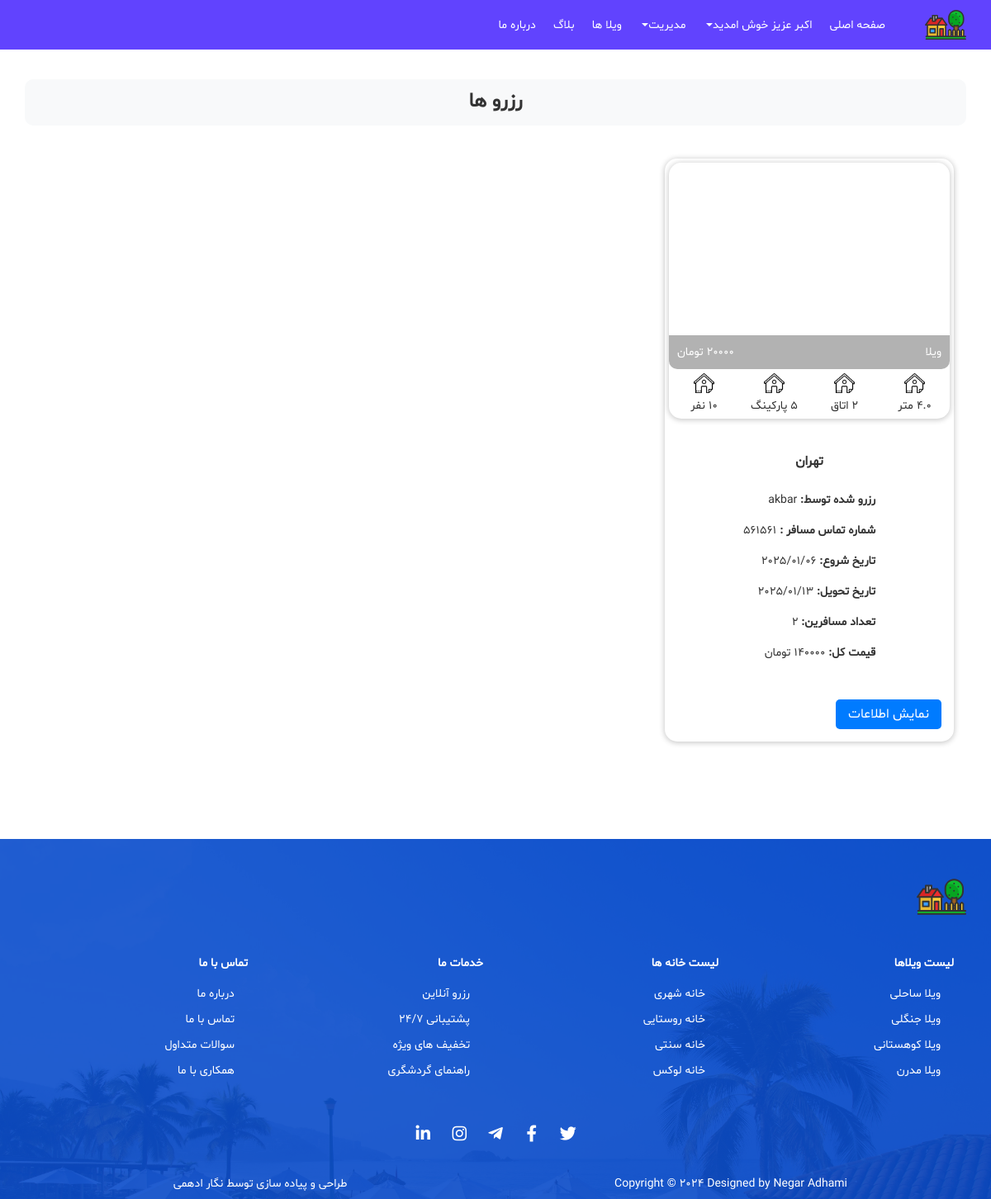
/host_reservations/ (signed in), run on the app's committed database.
### users/models.py (models this page shows)
class User(AbstractUser):
    ROLES = ((1, 'Admin'), (2, 'Host'), (3, 'Passenger'))
    role = models.IntegerField(choices=ROLES, default=3)
    phonenumber = models.CharField(max_length=15, blank=True, null=True)
    address = models.TextField(blank=True, null=True)
    role_change_requested = models.BooleanField(default=False)
    is_active = models.BooleanField(default=True)
    objects = UserManager()

### reservations/models.py (models this page shows)
class Order(models.Model):
    house = models.ForeignKey(House, on_delete=models.CASCADE)
    user = models.ForeignKey(User, on_delete=models.CASCADE)
    arrive_date = models.DateField()
    exit_date = models.DateField()
    count_of_passengers = models.IntegerField()
    total_price = models.DecimalField(max_digits=10, decimal_places=0)

### house/models.py (models this page shows, shortened)
class House(models.Model):
    name = models.CharField(max_length=100)
    image = models.ImageField(upload_to='house_images/')
    image2 = models.ImageField(upload_to='house_images/', null=True, blank=True)
    image3 = models.ImageField(upload_to='house_images/', null=True, blank=True)
    image4 = models.ImageField(upload_to='house_images/', null=True, blank=True)
    image5 = models.ImageField(upload_to='house_images/', null=True, blank=True)
    city = models.CharField(max_length=100)
    number_of_rooms = models.IntegerField()
    area = models.FloatField()
    number_of_parkings = models.IntegerField()
    capacity = models.IntegerField()
    price_per_day = models.IntegerField()
    pool = models.BooleanField(default=False)
    oven = models.BooleanField(default=False)
    user = models.ForeignKey(User, on_delete=models.CASCADE)
    is_active = models.BooleanField(default=True)

### reservations/views.py (the view)
# urls.py: path('host_reservations/', views.host_reservations, name='host_reservations'),
@login_required
def host_reservations(request):
    if request.user.role != 2:
        return redirect('home')
    houses = House.objects.filter(user=request.user)
    reservations = Order.objects.filter(house__in=houses)
    return render(request, 'reservations/host_reservations.html', {'reservations': reservations})

### templates/reservations/host_reservations.html (shortened to what this page needs)
{% extends 'base.html' %}
{% load static %}
{% block content %}
    <section class="container my-5 py-md-5">
        <p class="titleWithBg">رزرو ها</p>
        <div class="row">
            {% if reservations %}
                {% for reservation in reservations %}
                    <div class="col-md-6 col-lg-4">
                        <div class="hotelDetailCard">
                            <div class="boxHeader">
                                <a href="{% url 'house_detail' reservation.house.pk %}">
                                    <div class="img" style="background-image: url({{ reservation.house.image.url }})">
                                        <div class="text">
                                            <p class="m-0">{{ reservation.house.name }}</p>
                                            <p class="m-0">{{ reservation.house.price_per_day }} تومان</p>
                                        </div>
                                    </div>
                                </a>
                                <div class="detail row">
                                    <div class="col-3 px-1">
                                        <img src="{% static 'images/icon/home.png' %}" alt="خانه">
                                        <p class="m-0">{{ reservation.house.area }} متر</p>
                                    </div>
                                    <div class="col-3 px-1">
                                        <img src="{% static 'images/icon/home.png' %}" alt="خانه">
                                        <p class="m-0">{{ reservation.house.number_of_rooms }} اتاق</p>
                                    </div>
                                    <div class="col-3 px-1">
                                        <img src="{% static 'images/icon/home.png' %}" alt="خانه">
                                        <p class="m-0">{{ reservation.house.number_of_parkings }} پارکینگ</p>
                                    </div>
                                    <div class="col-3 px-1">
                                        <img src="{% static 'images/icon/home.png' %}" alt="خانه">
                                        <p class="m-0">{{ reservation.house.capacity }} نفر</p>
                                    </div>
                                </div>
                            </div>
                            <div class="boxContent">
                                <a href="{% url 'house_detail' reservation.house.pk %}" class="font-weight-bold h6 my-4 text-center d-block" title="{{ reservation.house.city }}">
                                    {{ reservation.house.city }}
                                </a>
                                <div class="mb-2 d-flex align-items-center justify-content-center">
                                    <div>
                                        <p><strong>رزرو شده توسط:</strong> {{ reservation.user.username }}</p>
                                        <p><strong>شماره تماس مسافر :</strong> {{ reservation.user.phonenumber }}</p>
                                        <p><strong>تاریخ شروع:</strong> {{ reservation.arrive_date|date:"Y/m/d" }}</p>
                                        <p><strong>تاریخ تحویل:</strong> {{ reservation.exit_date|date:"Y/m/d" }}</p>
                                        <p><strong>تعداد مسافرین:</strong> {{ reservation.count_of_passengers }}</p>
                                        <p><strong>قیمت کل:</strong> {{ reservation.total_price }} تومان</p>
                                    </div>
                                </div>
                            </div>
                            <div class="boxFooter">
                                <div>
                                    <a href="{% url 'house_detail' reservation.house.pk %}" class="blue-btn" title="نمایش اطلاعات">نمایش اطلاعات</a>
                                </div>
                            </div>
                        </div>
                    </div>
                {% endfor %}
            {% else %}
                <p>هیچ رزروی انجام نشده!</p>
            {% endif %}
        </div>
    </section>
{% endblock %}

### templates/includes/header.html (shortened to what this page needs)
{% load static %}
<header>
    <nav class="navbar navbar-expand-lg fixed-top p-0 header-nav">
        <div class="container">
            <a class="navbar-brand p-0 m-0" href="#">
                <img src="{% static 'images/logo.svg' %}" alt="ویلا">
            </a>
            <div class="collapse navbar-collapse" id="navbarSupportedContent">
                <ul class="navbar-nav">
                    <li class="nav-item">
                        <a class="nav-link active" href="{% url 'home' %}" title="صفحه اصلی">صفحه اصلی</a>
                    </li>
                    {% if user.is_authenticated %}
                        <li class="nav-item dropdown">
                            <a class="nav-link dropdown-toggle d-flex align-items-center" href="#" id="navbarDropdown"
                                role="button" data-toggle="dropdown" aria-haspopup="true" aria-expanded="false"
                                title="سوییت ها">
                                {{ user.first_name }} عزیز خوش امدید
                            </a>
                        </li>
                        {% if user.role == 2 %}
                            <li class="nav-item dropdown">
                                <a class="nav-link dropdown-toggle d-flex align-items-center" href="#" id="navbarDropdown1"
                                    role="button" data-toggle="dropdown" aria-haspopup="true" aria-expanded="false"
                                    title="جاذبه گردشگری">
                                    مدیریت
                                </a>
                            </li>
                        {% endif %}
                    {% endif %}
                    <li class="nav-item">
                        <a class="nav-link" href="{% url 'house_list' %}" title="ویلا ها">ویلا ها</a>
                    </li>
                    <li class="nav-item">
                        <a class="nav-link" href="{% url 'article' %}" title="بلاگ">بلاگ</a>
                    </li>
                    <li class="nav-item">
                        <a class="nav-link" href="{% url 'about_us' %}" title="درباره ما">درباره ما</a>
                    </li>
                </ul>
            </div>
        </div>
    </nav>
</header>

### static/css/style.css (style rules this page uses)
* { flex-wrap: wrap; font-family: shabnam; position: relative; box-sizing: border-box; outline: none; }
body { text-align: right; color: #333333; font-size: 14px; }
a, a:hover, a:active, a:focus { text-decoration: none; color: inherit; }
.row { padding: 0; margin: 0; width: 100%; }
.container, .container-fluid { padding: 0; }
img { max-width: 100%; }
.h1, .h2, .h3, .h4, .h5, .h6, h1, h2, h3, h4, h5, h6 { line-height: 1.5; }
:root { --main-blue: #094ccb; --main-light-blue: #3094fb; --main-yellow: #fbce45; --main-red: #f50f76; }
.titleWithBg { background-color: #f6f6f6; text-align: center; padding: 10px; margin-bottom: 20px; font-size: 1.2em; border-radius: 10px; font-weight: bold; }
.hotelDetailCard { transition: 0.15s linear; margin: 20px auto; box-shadow: 0px 1px 6px 1px rgba(0, 0, 0, 0.2); border-radius: 15px; padding: 5px; }
.hotelDetailCard .boxHeader { margin: 0 auto 40px auto; box-shadow: 0px 1px 6px 1px rgba(0, 0, 0, 0.2); border-radius: 15px; }
.hotelDetailCard .detail { text-align: center; padding-bottom: 5px; }
.hotelDetailCard .detail img { margin: 5px auto; max-width: 25px; }
.hotelDetailCard .img { margin: auto; height: 250px; border-radius: 10px; background-position: center; background-repeat: no-repeat; background-size: cover; overflow: hidden; }
.hotelDetailCard .img .text { background-color: rgba(0, 0, 0, 0.3); color: white; display: flex; align-items: center; justify-content: space-between; position: absolute; right: 0; bottom: 0; width: 100%; padding: 10px; }
.hotelDetailCard .boxFooter { padding: 0 10px; display: flex; align-items: center; justify-content: space-between; margin-top: 20px; }
.suiteCard .blue-btn, .attractionCard .blue-btn, .hotelDetailCard .blue-btn { padding: 6px 15px; }
.blue-btn, .white-btn { display: inline-block; margin: 10px auto; transition: 0.3s; border: 2px solid; border-radius: 7px; padding: 8px 25px; }
.blue-btn { background-color: var(--main-blue); color: white; border-color: 2px solid var(--main-blue); }
.header-nav { background-color: #6143FE; color: white; transition: 0.3s linear; }
.header-nav .navbar-brand img { max-width: 100px; max-height: 60px; padding: 5px 0; }
.header-nav .nav-link { margin-left: 5px; transition: 0.15s linear; }
.blue-btn { background-color: #007bff; border: none; padding: 10px 20px; font-size: 16px; color: white; border-radius: 5px; cursor: pointer; transition: background-color 0.3s ease; }
.titleWithBg { font-size: 1.5rem; font-weight: bold; text-align: center; background-color: #f8f9fa; padding: 10px; border-radius: 10px; margin-bottom: 20px; }

### data on the page
User: first_name "اکبر"
Order: house.name "ویلا", house.capacity "10", house.city "تهران", user.username "akbar", user.phonenumber "561561", arrive_date "2025/01/06", exit_date "2025/01/13", count_of_passengers "2"
